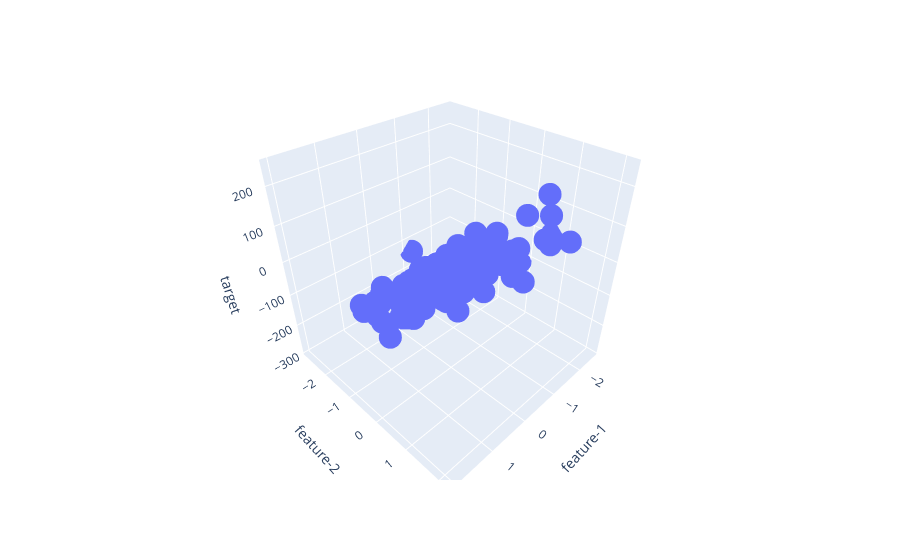

Notebook cell for this chart:
### Code cell
fig = px.scatter_3d(dataframe,x='feature-1',y='feature-2',z='target')
fig.show()
